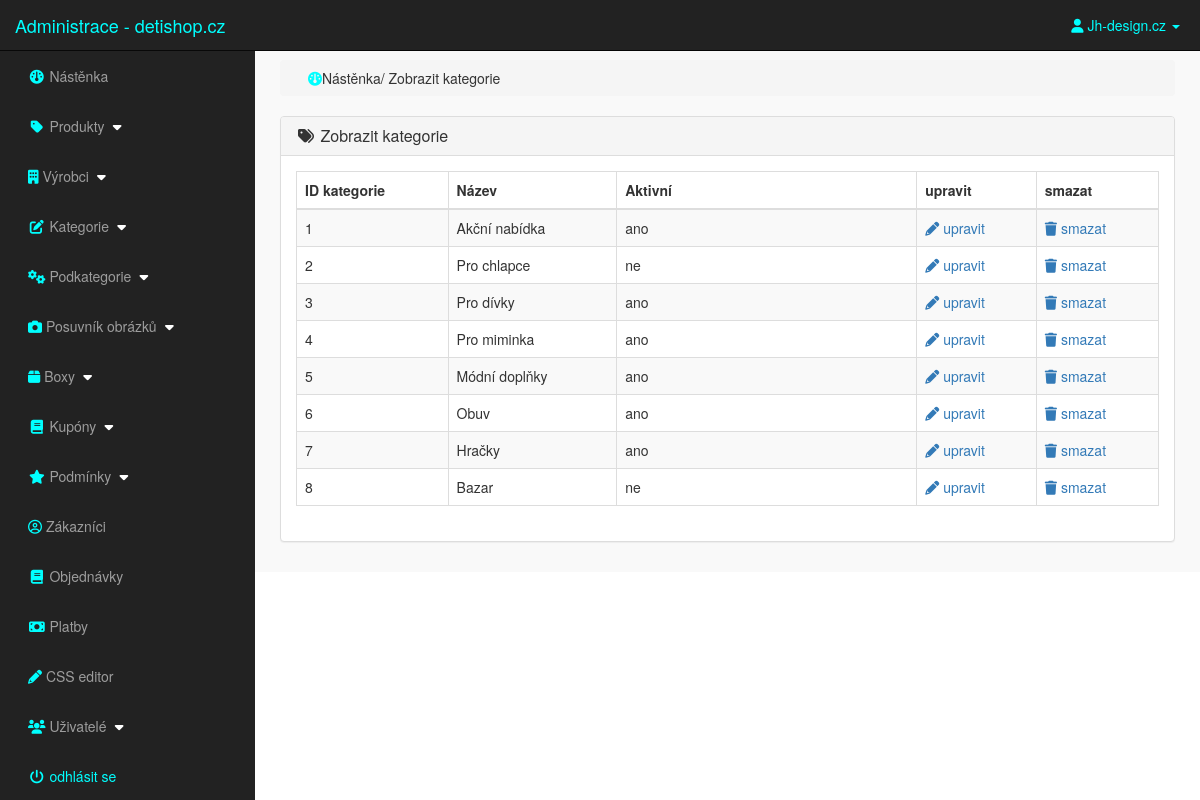
The page /admin_area/index.php?view_cats (signed in) on the database its author committed.
### tables this page shows
CREATE TABLE `categories` (
  `cat_id` int(10) NOT NULL,
  `cat_title` text NOT NULL,
  `cat_top` text NOT NULL,
  `cat_image` text NOT NULL
);

### admin_area/view_cats.php (the view)
<?php
    if(!isset($_SESSION['admin_email'])){
        echo "<script>window.open('login.php','_self')</script>";
    }else{
?>
<div class="row">
    <div class="col-lg-12">
        <ol class="breadcrumb">
            <li>
                <i class="fa fa-dashboard"></i>Nástěnka/ Zobrazit kategorie
            </li>
        </ol>
    </div>
</div>
<div class="row">
    <div class="col-lg-12">
        <div class="panel panel-default">
            <div class="panel-heading">
                <h3 class="panel-title">
                    <i class="fa fa-tags fa-fw"></i> Zobrazit kategorie
                </h3>
            </div>
            <div class="panel-body">
                <div class="table-responsive">
                    <table class="table table-hover table-striped table-bordered">
                        <thead>
                            <tr>
                                <th> ID kategorie </th>
                                <th> Název</th>
                                <th> Aktivní</th>
                                <th> upravit </th>
                                <th> smazat </th>
                            </tr>
                        </thead>
                        <tbody>
                            <?php
                                $i=0;
                                $get_cats = "select * from categories";
                                $run_cats = mysqli_query($con,$get_cats);
                                while($row_cats=mysqli_fetch_array($run_cats)){
                                    $cat_id = $row_cats['cat_id'];
                                    $cat_title = $row_cats['cat_title'];
                                    $cat_top = $row_cats['cat_top'];
                                    $i++;
                            ?>
                            <tr>
                                <td> <?php echo $i; ?> </td>
                                <td> <?php echo $cat_title; ?> </td>
                                <td width="300"> <?php echo $cat_top; ?> </td>
                                <td>
                                    <a href="index.php?edit_cat= <?php echo $cat_id; ?> ">
                                        <i class="fa fa-pencil"></i> upravit
                                    </a>
                                </td>
                                <td>
                                    <a href="index.php?delete_cat= <?php echo $cat_id; ?> ">
                                        <i class="fa fa-trash"></i> smazat
                                    </a>
                                </td>
                            </tr>
                            <?php } ?>
                        </tbody>
                    </table>
                </div>
            </div>
        </div>
    </div>
</div>
<?php } ?>

### admin_area/includes/sidebar.php (shortened to what this page needs)
<?php include "includes/header.php";
?>
<?php
if(!isset($_SESSION['admin_email'])){
    echo "<script>window.open('login.php','_self')</script>";
} else {
?>
<nav class="navbar navbar-inverse navbar-fixed-top">
    <div class="navbar-header">
        <a href="index.php?dashboard" class="navbar-brand" style="color:aqua;"> Administrace - detishop.cz</a>
    </div>
    <ul class="nav navbar-right top-nav">
        <li class="dropdown">
            <a href="#" class="dropdown-toggle" data-toggle="dropdown"style="color:aqua;margin-right:20px;">
                <i class="fa fa-user"></i> <?php echo $admin_name;?> <b class="caret"></b>
            </a>
        </li>
    </ul>
    <div class="collapse navbar-collapse navbar-ex1-collapse">
        <ul class="nav navbar-nav side-nav">
            <li>
                <a href="index.php?dashboard">
                    <i class="fa fa-fw fa-dashboard"></i> Nástěnka
                </a>
            </li>
            <li>
                <a href="#" data-toggle="collapse" data-target="#products">
                    <i class="fa fa-fw fa-tag"></i> Produkty
                    <i class="fa fa-fw fa-caret-down"></i>
                </a>
            </li>
            <li>
                <a href="#" data-toggle="collapse" data-target="#manufacturer">
                        <i class="fas fa-building"></i> Výrobci
                        <i class="fa fa-fw fa-caret-down"></i>
                </a>
            </li>
            <li>
                <a href="#" data-toggle="collapse" data-target="#cat">
                    <i class="fa fa-fw fa-edit"></i> Kategorie
                    <i class="fa fa-fw fa-caret-down"></i>
                </a>
            </li>
            <li>
                <a href="#" data-toggle="collapse" data-target="#p_cat">
                    <i class="fas fa-cogs"></i> Podkategorie
                    <i class="fa fa-fw fa-caret-down"></i>
                </a>
            </li>
            <li>
                <a href="#" data-toggle="collapse" data-target="#slides">
                    <i class="fas fa-camera"></i> Posuvník obrázků
                    <i class="fa fa-fw fa-caret-down"></i>
                </a>
            </li>
                <li>
                <a href="#" data-toggle="collapse" data-target="#boxes">
                        <i class="fas fa-box"></i> Boxy
                        <i class="fa fa-fw fa-caret-down"></i>
                </a>
            </li>
            <li>
                <a href="#" data-toggle="collapse" data-target="#coupon">
                        <i class="fa fa-fw fa-book"></i> Kupóny
                        <i class="fa fa-fw fa-caret-down"></i>
                </a>
            </li>
            <li>
                <a href="#" data-toggle="collapse" data-target="#terms">
                        <i class="fa fa-fw fa-star"></i> Podmínky
                        <i class="fa fa-fw fa-caret-down"></i>
                </a>
            </li>
            <li>
                    <a href="index.php?view_customers">
                    <i class="far fa-user-circle"></i> Zákazníci
                </a>
            </li>
            <li>
                <a href="index.php?view_orders">
                    <i class="fa fa-fw fa-book"></i> Objednávky
                </a>
            </li>
            <li>
                <a href="index.php?view_payments">
                    <i class="fa fa-fw fa-money"></i> Platby
                </a>
            </li>
            <li>
                    <a href="index.php?edit_css">
                    <i class="fas fa-pencil-alt"></i> CSS editor
                </a>
            </li>
            <li>
                <a href="#" data-toggle="collapse" data-target="#users">
                        <i class="fa fa-fw fa-users"></i> Uživatelé
                        <i class="fa fa-fw fa-caret-down"></i>
                </a>
            </li>
            <li>
                <a href="logout.php" style="color:aqua;">
                    <i class="fa fa-fw fa-power-off"></i> odhlásit se
                </a>
            </li>
        </ul>
    </div>
</nav>
<?php } ?>

### admin_area/css/style.css (style rules this page uses)
body { margin-top: 100px; }
@media (min-width: 768px) { body { margin-top: 50px; } }
.top-nav>li { float: left; display: inline-block; }
.top-nav>li>a { color: #999999; line-height: 20px; padding-top: 15px; padding-bottom: 15px; }
@media (min-width: 768px) { .side-nav { position: fixed; top: 51px; bottom: 0; width: 255px; overflow-y: auto; overflow-x: hidden; background-color: #222222; padding-bottom: 40px; border-radius: 0; } }
@media (min-width: 768px) { .side-nav>li>a { width: 255px; } }
.panel-body { border-radius: 5px; }
.fa-dashboard, .fa-tag, .fa-building, .fa-edit, .fa-cogs, .fa-camera, .fa-box, .fa-book, .fa-star, .fa-user-circle, .fa-book, .fa-money, .fa-pencil-alt, .fa-users, .fa-power-off { color:aqua; margin-left:13px; }
.fa-caret-down { color: white; }

### rows shown on the page
categories: cat_title "Akční nabídka", cat_top "ano"
categories: cat_title "Pro chlapce", cat_top "ne"
categories: cat_title "Pro dívky", cat_top "ano"
categories: cat_title "Pro miminka", cat_top "ano"
categories: cat_title "Módní doplňky", cat_top "ano"
categories: cat_title "Obuv", cat_top "ano"
categories: cat_title "Hračky", cat_top "ano"
categories: cat_title "Bazar", cat_top "ne"

### other values the page prints
$admin_name "Jh-design.cz"
